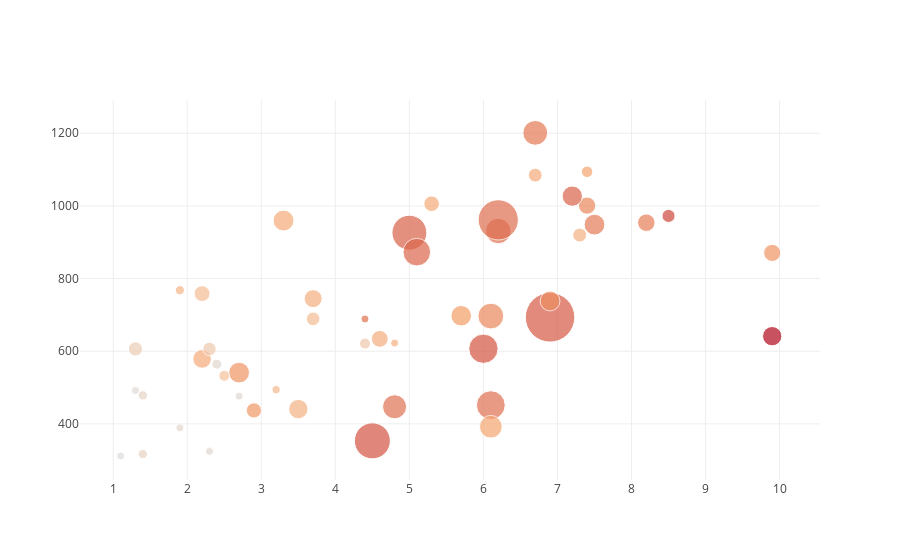

Here is the notebook cell this chart was saved with:
### Code cell
trace0 = go.Scatter(
    x=x,
    y=y,
    mode='markers',
    marker=dict(
        size=area,
        sizemode='area',
        sizemin=4,
        color=colours
    ),
    text=text
)

data = [trace0]
iplot(data, filename='bubblechart-size-ref')

### Figure 1 — Plotly figure (JSON) as saved in the notebook; plotly's stock layout.template omitted (floating-point values rounded to 4 significant figures)
{"data": [{"marker": {"color": [141.4, 80.9, 144.4, 91.1, 176.1, 84.6, 113, 154.8, 169.4, 154.8, 78.5, 18.6, 181.7, 108.6, 38.9, 65.3, 88.4, 118, 24.4, 256.7, 119, 131.8, 92, 82.3, 124.1, 18.9, 59.1, 194.7, 27.4, 151.6, 98.7, 182.7, 145.5, 7.4, 163.1, 91, 68.1, 154.6, 72.1, 132.1, 18.6, 167.3, 156.6, 44.3, 11.7, 99.2, 92.1, 44.6, 82.2, 15.3], "size": [154, 22, 216, 95, 1225, 162, 116, 29, 610, 322, 42, 50, 430, 212, 100, 93, 142, 147, 43, 187, 216, 333, 174, 97, 197, 32, 59, 86, 43, 289, 66, 649, 307, 21, 382, 121, 126, 414, 35, 149, 26, 207, 810, 91, 20, 258, 218, 60, 187, 17], "sizemin": 4, "sizemode": "area"}, "mode": "markers", "text": ["Alabama ", "Alaska ", "Arizona ", "Arkansas", "California ", "Colorado ", "Connecticut ", "Delaware ", "Florida ", "Georgia ", "Hawaii ", "Idaho ", "Illinois ", "Indiana ", "Iowa ", "Kansas  ", "Kentucky  ", "Louisiana ", "Maine ", "Maryland ", "Massachusetts", "Michigan", "Minnesota ", "Mississippi ", "Missouri ", "Montana  ", "Nebraska ", "Nevada ", "New Hampshire ", "New Jersey", "New Mexico ", "New York", "North Carolina ", "North Dakota ", "Ohio ", "Oklahoma ", "Oregon ", "Pennsylvania", "Rhode Island ", "South Carolina ", "South Dakota ", "Tennessee ", "Texas ", "Utah", "Vermont ", "Virginia ", "Washington ", "West Virginia ", "Wisconsin ", "Wyoming "], "type": "scatter", "x": [8.2, 4.8, 7.5, 6.7, 6.9, 3.7, 2.9, 4.4, 5, 6.2, 1.9, 2.4, 6, 5.7, 1.3, 3.7, 4.6, 9.9, 1.4, 9.9, 2.7, 6.1, 2.2, 7.3, 6.9, 1.9, 2.5, 8.5, 1.4, 4.8, 7.4, 4.5, 6.7, 1.1, 5.1, 5.3, 2.2, 6.1, 3.2, 7.4, 2.3, 7.2, 6.2, 2.3, 1.3, 6.1, 3.3, 4.4, 3.5, 2.7], "y": [953.8, 622.5, 948.4, 1085.0, 693.3, 744.8, 437.1, 688.9, 926.3, 931, 767.9, 564.4, 606.9, 697.6, 606.4, 689.2, 634, 870.6, 478.5, 641.4, 541.1, 696.8, 578.9, 919.7, 738.3, 389.2, 532.4, 972.4, 317, 447.1, 1094.0, 353.3, 1201.0, 311.9, 872.8, 1006, 758.6, 451.6, 494.2, 1001.0, 324.4, 1027.0, 961.6, 606.2, 491.8, 392.1, 959.7, 621.2, 440.8, 476.3]}], "layout": {}}
